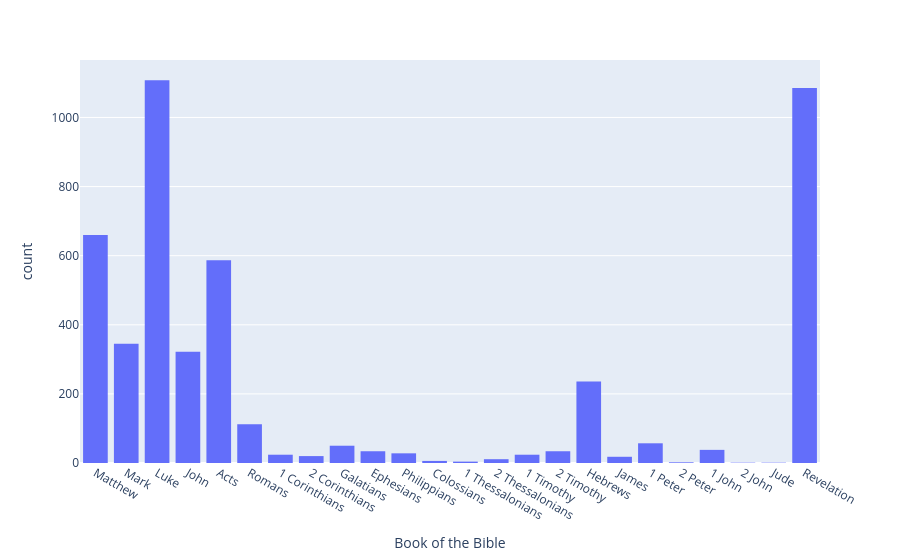

The notebook cell this image was saved under:
### Code cell
px.histogram(x=references2["n_start"].str[0], labels={"x": "Book of the Bible"})

### Figure 1 — Plotly figure (JSON) as saved in the notebook; plotly's stock layout.template omitted (floating-point values rounded to 4 significant figures; data arrays with more than 128 entries replaced by an {"elided": "..."} marker saying what was removed)
{"data": [{"bingroup": "x", "hovertemplate": "Book of the Bible=%{x}<br>count=%{y}<extra></extra>", "legendgroup": "", "marker": {"color": "#636efa", "pattern": {"shape": ""}}, "name": "", "orientation": "v", "showlegend": false, "type": "histogram", "x": {"elided": "4807 str values"}, "xaxis": "x", "yaxis": "y"}], "layout": {"barmode": "relative", "legend": {"tracegroupgap": 0}, "margin": {"t": 60}, "xaxis": {"anchor": "y", "domain": [0, 1], "title": {"text": "Book of the Bible"}}, "yaxis": {"anchor": "x", "domain": [0, 1], "title": {"text": "count"}}}}
